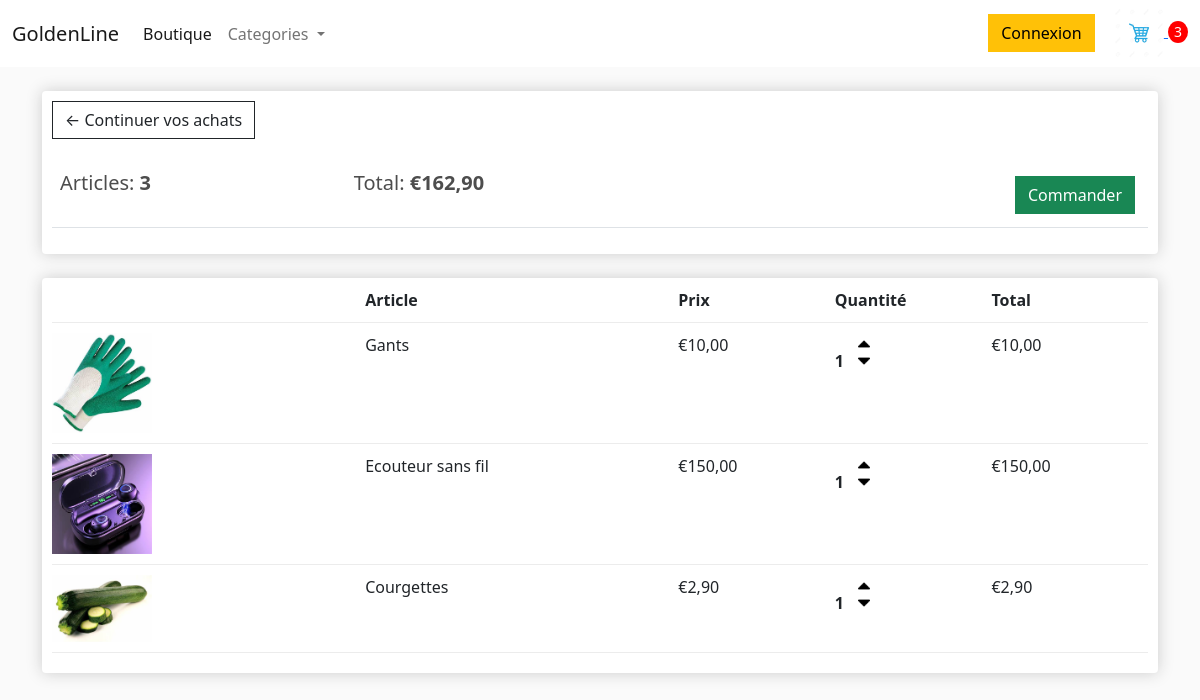
/panier/ (signed in), run on an earlier commit of the app's database.
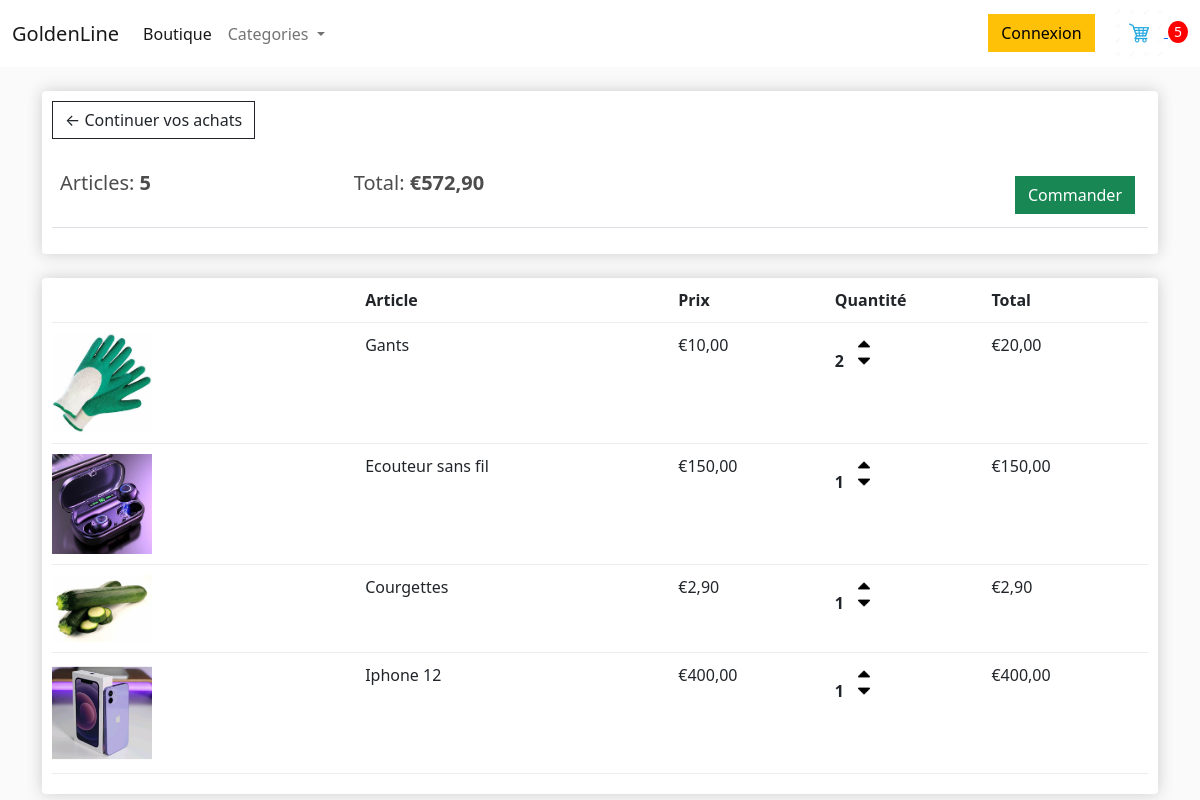
And on a later commit of the database.
### shop/models.py (models this page shows, shortened)
class Commande(models.Model):
    client = models.ForeignKey(Client, on_delete=models.SET_NULL,blank=True, null=True)
    date_commande = models.DateTimeField(auto_now_add=True)
    complete = models.BooleanField(default=False)
    transaction_id = models.CharField(max_length=200)
    status = models.CharField(max_length=200)
    total_trans = models.DecimalField(max_digits=10, decimal_places=2, default=0.00)
    @property
    def get_panier_total(self):
        articlecommande = self.commandearticle_set.all()
        total = sum([article.get_total for article in articlecommande])
        return total
    @property
    def get_panier_article(self):
        articlecommande = self.commandearticle_set.all()
        quantite_total = sum([article.quantite for article in articlecommande])
        return quantite_total

class CommandeArticle(models.Model):
    produit = models.ForeignKey(Produit, on_delete=models.SET_NULL, blank=True, null=True)
    commande = models.ForeignKey(Commande, on_delete=models.SET_NULL, blank=True, null=True)
    quantite = models.IntegerField(default=0, null=True, blank=True)
    date_added = models.DateTimeField(auto_now_add=True)
    @property
    def get_total(self):
        total = self.quantite * self.produit.price
        return total

class Produit(models.Model):
    Category = models.ForeignKey(Category, on_delete=models.SET_NULL,blank=True, null=True)
    name = models.CharField(max_length=50, null=True)
    price = models.DecimalField(max_digits=10, decimal_places=2)
    digital = models.BooleanField(default=False, null=True, blank=True)
    image = models.ImageField(null=True, blank=True)
    date_ajout = models.DateTimeField(default=timezone.now)
    class Meta:
        ordering = ['-date_ajout']
    @property
    def imageUrl(self):
        try:
            url = self.image.url
        except:
            url = ''
        return url

### shop/views.py (the view)
# urls.py: path('panier/', views.panier, name='panier'),
def panier(request, *args, **kwargs):
    data = data_cookie(request)
    articles = data['articles']
    commande = data['commande']
    nombre_article = data['nombre_article']
    context = {
        'articles':articles,
        'commande':commande,
        'nombre_article':nombre_article
    }
    return render(request, 'shop/panier.html', context)

### shop/utile.py (called while the page is built)
def data_cookie(request):
    if request.user.is_authenticated:
        client = request.user.client
        commande, created = Commande.objects.get_or_create(client=client, complete=False)
        articles = commande.commandearticle_set.all()
        nombre_article = commande.get_panier_article
    else:
        cookie_panier = panier_cookie(request)
        articles = cookie_panier['articles']
        commande = cookie_panier['commande']
        nombre_article = cookie_panier['nombre_article']
    context = {
        'articles': articles,
        'commande': commande,
        'nombre_article': nombre_article
    }
    return context

### templates/shop/panier.html
{% extends "base.html" %}
{% load static %}
{% block content %}
<br>
<div class="row">
    <div class="col-lg-12">
        <div class="box-element">
            <a class="btn btn-outline-dark" href="{% url 'shop:shop' %}">&#x2190; Continuer vos achats</a>
            <br><br>
            <table class="table">
                <tr>
                    <th><h5>Articles: <strong>{{commande.get_panier_article}}</strong></h5></th>
                    <th><h5>Total: <strong>€{{commande.get_panier_total|floatformat:2}}</strong></h5></th>
                    <th>
                        <a style="float: right; margin:5px" href="{% url 'shop:commande' %}" class="btn btn-success">
                            Commander</a>
                    </th>
                </tr>
            </table>
        </div>
        <br>
        <div class="box-element">
            <div class="panier-row">
                <div style="flex:2"></div>
                <div style="flex:2"><strong>Article</strong></div>
                <div style="flex:1"><strong>Prix</strong></div>
                <div style="flex:1"><strong>Quantité</strong></div>
                <div style="flex:1"><strong>Total</strong></div>
            </div>
        {% for article in articles  %}
            <div class="panier-row">
                <div style="flex:2"><img class="row-image" src="{{article.produit.imageUrl}}" alt=""></div>
                <div style="flex:2"> {{article.produit.name}}</div>
                <div style="flex:1">€{{article.produit.price|floatformat:2}}</div>
                <div style="flex:1">
                    <p class="quantite">{{article.quantite}}</p>
                    <div class="quantite">
                        <img class="chg-quantite update-panier" data-produit="{{article.produit.id}}"
                        data-action="add" src="{% static 'images/arrow-up.png' %}" alt="">
                        <img class="chg-quantite update-panier" data-produit="{{article.produit.id}}"
                        data-action="remove" src="{%  static 'images/arrow-down.png' %}" alt="">
                    </div>
                </div>
                <div style="flex:1">€{{article.get_total}}</div>
            </div>
        {% endfor %}
        </div>
    </div>
</div>
{% endblock content %}

What changed in the data, as far as the page shows it:
changed through a linked row, Commande: get_panier_article "3" → "5"; get_panier_total "162,90" → "572,90"
changed CommandeArticle "Gants": quantite "1" → "2"; get_total "10,00" → "20,00"
added CommandeArticle: produit.imageUrl (picture), produit.name "Iphone 12", produit.price "400,00", quantite "1", get_total "400,00"
Also different on the page:
{{ nombre_article }}: "3" → "5"
